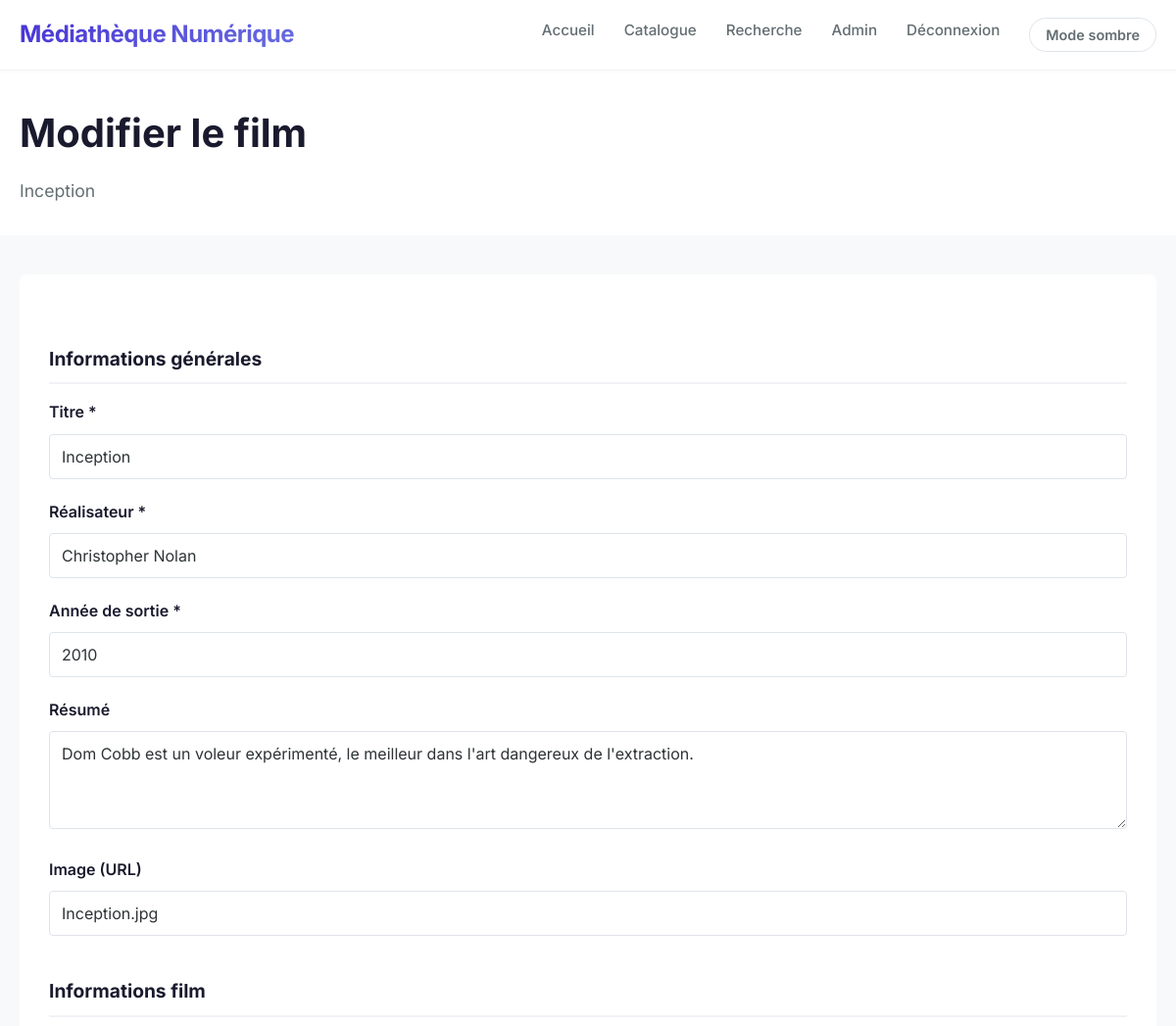
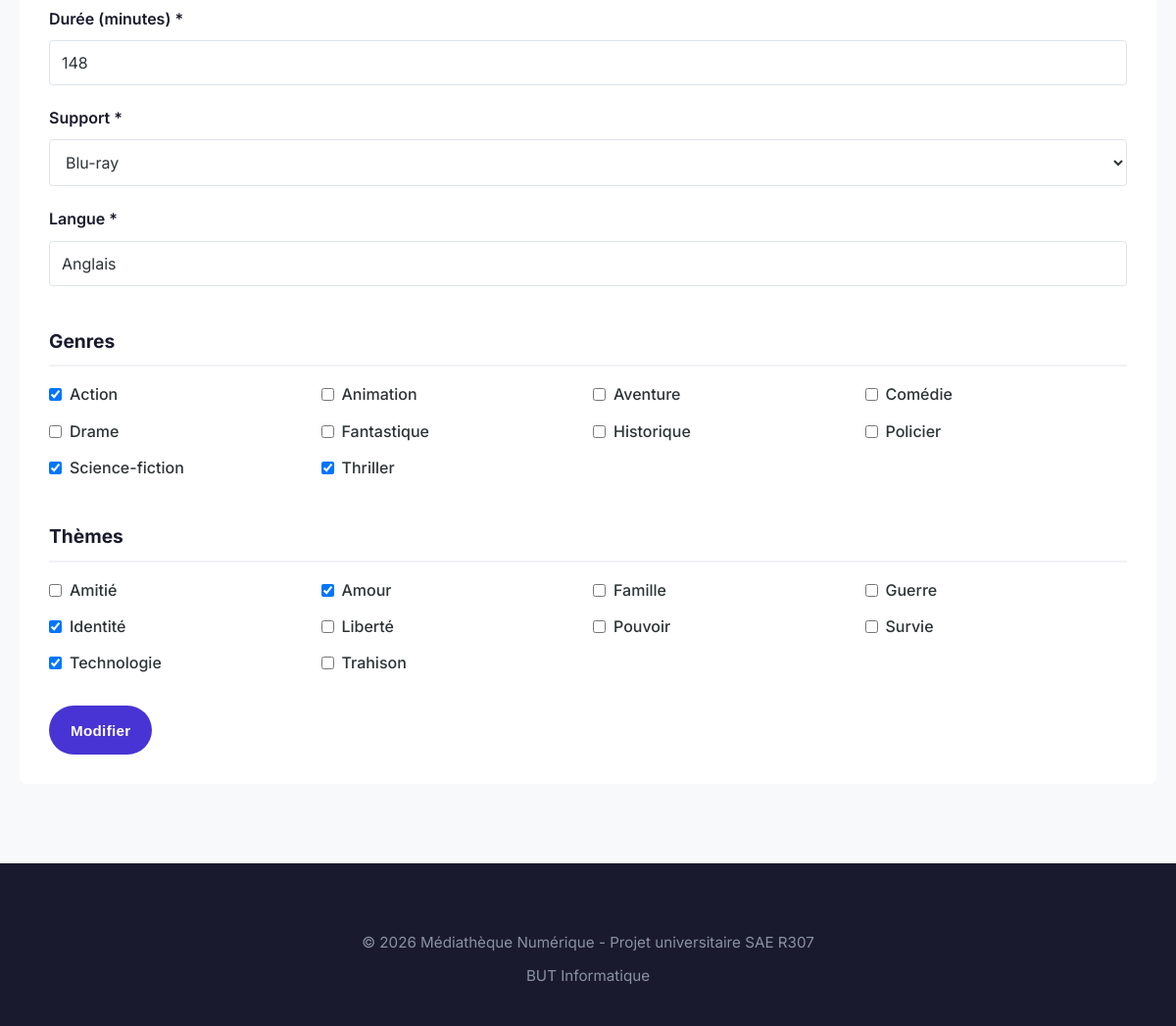
The app's page /index.php?controller=film&action=edit&id=6 (signed in) with its own data (2 pictures, top to bottom).
### tables this page shows
CREATE TABLE film (
    id_ressource INT PRIMARY KEY,
    duree INT NOT NULL,
    support ENUM('DVD', 'Blu-ray', 'Streaming') NOT NULL,
    langue VARCHAR(50) NOT NULL,
    sous_titres VARCHAR(255),
    propose_par ENUM('Arte', 'UniversCiné', 'CNC', 'Médiathèque numérique') NULL,
    casting TEXT,
    CONSTRAINT fk_film_ressource FOREIGN KEY (id_ressource)
        REFERENCES ressource(id_ressource)
        ON DELETE CASCADE
);

CREATE TABLE ressource (
    id_ressource INT AUTO_INCREMENT PRIMARY KEY,
    type ENUM('livre', 'film') NOT NULL,
    titre VARCHAR(255) NOT NULL,
    auteur_realisateur VARCHAR(255) NOT NULL,
    annee SMALLINT NOT NULL,   
    resume TEXT,
    image_url VARCHAR(255),
    pays VARCHAR(100),
    date_ajout DATETIME NOT NULL DEFAULT CURRENT_TIMESTAMP,
    INDEX idx_type (type),
    INDEX idx_titre (titre),
    INDEX idx_auteur_realisateur (auteur_realisateur),
    INDEX idx_date_ajout (date_ajout)
);

CREATE TABLE genre (
    id_genre INT AUTO_INCREMENT PRIMARY KEY,
    nom VARCHAR(100) NOT NULL UNIQUE
);

CREATE TABLE theme (
    id_theme INT AUTO_INCREMENT PRIMARY KEY,
    nom VARCHAR(100) NOT NULL UNIQUE
);

### core/Controller.php (called while the page is built, shortened)
<?php
class Controller {
    protected function render($view, $data = [], $title = null) {
        extract($data);
        require_once __DIR__ . '/../app/views/' . $view . '.php';
        require_once __DIR__ . '/../app/views/layout.php';
    }
}

### app/controllers/FilmController.php (called while the page is built, shortened)
<?php
require_once __DIR__ . '/../models/Film.php';
require_once __DIR__ . '/../models/Genre.php';
require_once __DIR__ . '/../models/Theme.php';
class FilmController extends Controller {
    private $filmModel;
    private $genreModel;
    private $themeModel;
    public function __construct() {
        $this->filmModel = new Film();
        $this->genreModel = new Genre();
        $this->themeModel = new Theme();
    }
    public function edit() {
        $id = (int)$_GET['id'];
        $film = $this->filmModel->findByIdWithDetails($id);
        $genres = $this->genreModel->getAll();
        $themes = $this->themeModel->getAll();
        $selectedGenres = $this->filmModel->getGenreIds($id);
        $selectedThemes = $this->filmModel->getThemeIds($id);
        $this->render('admin/film/edit', [
            'film' => $film,
            'genres' => $genres,
            'themes' => $themes,
            'selectedGenres' => $selectedGenres,
            'selectedThemes' => $selectedThemes
        ], 'Modifier un film');
    }
}

### core/Router.php (called while the page is built, shortened)
<?php
class Router {
    public function dispatch($controller, $action) {
        $controllerInstance = new $controllerClass();
        $controllerInstance->$action();
    }
}

### index.php (called while the page is built, shortened)
<?php
$isProduction = (
    isset($_SERVER['HTTP_HOST']) && (
        strpos($_SERVER['HTTP_HOST'], 'unice.fr') !== false ||
        strpos($_SERVER['HTTP_HOST'], 'linserv') !== false ||
        strpos($_SERVER['HTTP_HOST'], 'iut') !== false
    )
);
try {
    require_once __DIR__ . '/config/config.php';
    require_once __DIR__ . '/core/Controller.php';
    require_once __DIR__ . '/core/Database.php';
    require_once __DIR__ . '/core/Model.php';
    require_once __DIR__ . '/core/Router.php';
    $controller = $_GET['controller'] ?? 'home';
    $action = $_GET['action'] ?? 'index';
    $router = new Router();
    $router->dispatch($controller, $action);
} catch (Exception $e) {
    error_log("Erreur fatale dans index.php: " . $e->getMessage());
    if ($isProduction) {
        http_response_code(500);
        echo '<!DOCTYPE html>
<html lang="fr">
<head>
    <meta charset="UTF-8">
    <title>Erreur - Médiathèque</title>
    <style>
        body { font-family: Arial, sans-serif; text-align: center; padding: 50px; }
        h1 { color: #e74c3c; }
    </style>
</head>
<body>
    <h1>Une erreur est survenue</h1>
    <p>Veuillez contacter l\'administrateur ou réessayer ultérieurement.</p>
    <p><a href="index.php">Retour à l\'accueil</a></p>
</body>
</html>';
    } else {
        http_response_code(500);
        echo '<!DOCTYPE html>
<html lang="fr">
<head>
    <meta charset="UTF-8">
    <title>Erreur - Mode Développement</title>
    <style>
        body { font-family: monospace; padding: 20px; background: #f5f5f5; }
        .error { background: #fff; border: 2px solid #e74c3c; padding: 20px; border-radius: 8px; }
        h1 { color: #e74c3c; }
        pre { background: #2c3e50; color: #ecf0f1; padding: 15px; border-radius: 4px; overflow-x: auto; }
    </style>
</head>
<body>
    <div class="error">
        <h1>Erreur 500 - Erreur serveur</h1>
        <p><strong>Message :</strong> ' . htmlspecialchars($e->getMessage()) . '</p>
        <p><strong>Fichier :</strong> ' . htmlspecialchars($e->getFile()) . '</p>
        <p><strong>Ligne :</strong> ' . $e->getLine() . '</p>
        <h3>Stack trace :</h3>
        <pre>' . htmlspecialchars($e->getTraceAsString()) . '</pre>
        <p><a href="index.php">Retour à l\'accueil</a></p>
    </div>
</body>
</html>';
    }
}

### config/config.php (called while the page is built, shortened)
<?php
function isProduction() {
    $host = $_SERVER['HTTP_HOST'] ?? '';
    return (
        strpos($host, 'unice.fr') !== false ||
        strpos($host, 'linserv') !== false ||
        strpos($host, 'iut') !== false
    );
}
function getPDO() {
    static $pdo = null;
    if ($pdo === null) {
        try {
            if (isProduction()) {
                $host = 'localhost';
                $port = 3306;
                $dbname = 'gm401942_elibrary2';
                $user = 'gm401942';
                $password = 'gm401942';
            } else {
                $host = 'localhost';
                $port = 8889;
                $dbname = 'gm401942_elibrary2';
                $user = 'gm401942';
                $password = 'gm401942';
            }
            $dsn = "mysql:host=$host;port=$port;dbname=$dbname;charset=utf8mb4";
            $pdo = new PDO(
                $dsn,
                $user,
                $password,
                [
                    PDO::ATTR_ERRMODE => PDO::ERRMODE_EXCEPTION,
                    PDO::ATTR_DEFAULT_FETCH_MODE => PDO::FETCH_ASSOC,
                    PDO::ATTR_EMULATE_PREPARES => false,
                    PDO::MYSQL_ATTR_INIT_COMMAND => "SET NAMES utf8mb4"
                ]
            );
        } catch (PDOException $e) {
            error_log("Erreur PDO: " . $e->getMessage());
            if (isProduction()) {
                die('Erreur de connexion à la base de données. Veuillez contacter l\'administrateur.');
            } else {
                die('Erreur de connexion à la base de données : ' . $e->getMessage() . '<br>DSN: ' . ($dsn ?? 'non défini'));
            }
        }
    }
    return $pdo;
}

### core/Database.php (called while the page is built, shortened)
<?php
class Database {
    private static $instance = null;
    public static function getInstance() {
        if (self::$instance === null) {
            try {
                self::$instance = getPDO();
            } catch (Exception $e) {
                error_log("Database::getInstance() - Erreur: " . $e->getMessage());
                throw new Exception("Impossible de se connecter à la base de données: " . $e->getMessage());
            }
        }
        return self::$instance;
    }
}
?>

### core/Model.php (called while the page is built, shortened)
<?php
abstract class Model {
    public function __construct() {
        $this->pdo = Database::getInstance();
    }
}

### app/models/Film.php (called while the page is built, shortened)
<?php
class Film extends Model {
    public function findByIdWithDetails($id) {
        $sql = "SELECT r.*, f.duree, f.support, f.langue
                FROM ressource r
                JOIN film f ON r.id_ressource = f.id_ressource
                WHERE r.id_ressource = ?";
        $stmt = $this->pdo->prepare($sql);
        $stmt->execute([$id]);
        return $stmt->fetch(PDO::FETCH_ASSOC);
    }
    public function getGenreIds($id) {
        $sql = "SELECT id_genre FROM ressource_genre WHERE id_ressource = ?";
        $stmt = $this->pdo->prepare($sql);
        $stmt->execute([$id]);
        return $stmt->fetchAll(PDO::FETCH_COLUMN);
    }
    public function getThemeIds($id) {
        $sql = "SELECT id_theme FROM ressource_theme WHERE id_ressource = ?";
        $stmt = $this->pdo->prepare($sql);
        $stmt->execute([$id]);
        return $stmt->fetchAll(PDO::FETCH_COLUMN);
    }
}

### app/models/Genre.php (called while the page is built, shortened)
<?php
require_once __DIR__ . '/../../core/Model.php';
class Genre extends Model {
    public function getAll() {
        $sql = "SELECT * FROM genre ORDER BY nom ASC";
        $stmt = $this->pdo->query($sql);
        return $stmt->fetchAll(PDO::FETCH_ASSOC);
    }
}

### app/models/Theme.php (called while the page is built, shortened)
<?php
require_once __DIR__ . '/../../core/Model.php';
class Theme extends Model {
    public function getAll() {
        $sql = "SELECT * FROM theme ORDER BY nom ASC";
        $stmt = $this->pdo->query($sql);
        return $stmt->fetchAll(PDO::FETCH_ASSOC);
    }
}

### app/views/admin/film/edit.php (the view, shortened to what this page needs)
<?php
$oldGenres = $_SESSION['old']['genres'] ?? null;
$oldThemes = $_SESSION['old']['themes'] ?? null;
$checkedGenres = is_array($oldGenres) ? $oldGenres : $selectedGenres;
$checkedThemes = is_array($oldThemes) ? $oldThemes : $selectedThemes;
?>
<div class="page-header">
    <div class="container">
        <h1>Modifier le film</h1>
        <p><?= htmlspecialchars($film['titre'], ENT_QUOTES, 'UTF-8') ?></p>
    </div>
</div>
<div class="container">
    <div class="content">
        <form method="POST" action="index.php?controller=film&action=editPost">
            <h2 class="form-section-title">Informations générales</h2>
            <div class="form-group">
                <label for="titre">Titre *</label>
                <input
                    type="text"
                    id="titre"
                    name="titre"
                    class="form-control"
                    value="<?= htmlspecialchars($_SESSION['old']['titre'] ?? $film['titre'], ENT_QUOTES, 'UTF-8') ?>"
                    maxlength="255"
                    required
                >
            </div>
            <div class="form-group">
                <label for="auteur_realisateur">Réalisateur *</label>
                <input
                    type="text"
                    id="auteur_realisateur"
                    name="auteur_realisateur"
                    class="form-control"
                    value="<?= htmlspecialchars($_SESSION['old']['auteur_realisateur'] ?? $film['auteur_realisateur'], ENT_QUOTES, 'UTF-8') ?>"
                    maxlength="255"
                    required
                >
            </div>
            <div class="form-group">
                <label for="annee">Année de sortie *</label>
                <input
                    type="number"
                    id="annee"
                    name="annee"
                    class="form-control"
                    value="<?= htmlspecialchars($_SESSION['old']['annee'] ?? $film['annee'], ENT_QUOTES, 'UTF-8') ?>"
                    min="1800"
                    max="2100"
                    required
                >
            </div>
            <div class="form-group">
                <label for="resume">Résumé</label>
                <textarea
                    id="resume"
                    name="resume"
                    class="form-control"
                    maxlength="5000"
                ><?= htmlspecialchars($_SESSION['old']['resume'] ?? $film['resume'], ENT_QUOTES, 'UTF-8') ?></textarea>
            </div>
            <div class="form-group">
                <label for="image_url">Image (URL)</label>
                <input
                    type="text"
                    id="image_url"
                    name="image_url"
                    class="form-control"
                    value="<?= htmlspecialchars($_SESSION['old']['image_url'] ?? $film['image_url'], ENT_QUOTES, 'UTF-8') ?>"
                    maxlength="255"
                >
            </div>
            <h2 class="form-section-title">Informations film</h2>
            <div class="form-group">
                <label for="duree">Durée (minutes) *</label>
                <input
                    type="number"
                    id="duree"
                    name="duree"
                    class="form-control"
                    value="<?= htmlspecialchars($_SESSION['old']['duree'] ?? $film['duree'], ENT_QUOTES, 'UTF-8') ?>"
                    min="1"
                    max="1000"
                    required
                >
            </div>
            <div class="form-group">
                <label for="support">Support *</label>
                <select id="support" name="support" class="form-control" required>
                    <option value="Blu-ray" <?= (($_SESSION['old']['support'] ?? $film['support']) === 'Blu-ray') ? 'selected' : '' ?>>Blu-ray</option>
                </select>
            </div>
            <div class="form-group">
                <label for="langue">Langue *</label>
                <input
                    type="text"
                    id="langue"
                    name="langue"
                    class="form-control"
                    value="<?= htmlspecialchars($_SESSION['old']['langue'] ?? $film['langue'], ENT_QUOTES, 'UTF-8') ?>"
                    maxlength="50"
                    required
                >
            </div>
            <h2 class="form-section-title">Genres</h2>
            <div class="checkbox-grid">
                <?php if (empty($genres)): ?>
                    <p style="color: #7f8c8d;">Aucun genre disponible</p>
                <?php else: ?>
                    <?php foreach ($genres as $genre): ?>
                        <label>
                            <input
                                type="checkbox"
                                name="genres[]"
                                value="<?= htmlspecialchars($genre['id_genre'], ENT_QUOTES, 'UTF-8') ?>"
                                <?= in_array($genre['id_genre'], $checkedGenres, true) ? 'checked' : '' ?>
                            >
                            <?= htmlspecialchars($genre['nom'], ENT_QUOTES, 'UTF-8') ?>
                        </label>
                    <?php endforeach; ?>
                <?php endif; ?>
            </div>
            <h2 class="form-section-title">Thèmes</h2>
            <div class="checkbox-grid">
                <?php if (empty($themes)): ?>
                    <p style="color: #7f8c8d;">Aucun thème disponible</p>
                <?php else: ?>
                    <?php foreach ($themes as $theme): ?>
                        <label>
                            <input
                                type="checkbox"
                                name="themes[]"
                                value="<?= htmlspecialchars($theme['id_theme'], ENT_QUOTES, 'UTF-8') ?>"
                                <?= in_array($theme['id_theme'], $checkedThemes, true) ? 'checked' : '' ?>
                            >
                            <?= htmlspecialchars($theme['nom'], ENT_QUOTES, 'UTF-8') ?>
                        </label>
                    <?php endforeach; ?>
                <?php endif; ?>
            </div>
            <div class="actions" style="margin-top: 30px;">
                <button type="submit" class="btn btn-primary">Modifier</button>
                <a href="index.php?controller=film&action=index" class="btn btn-secondary">Annuler</a>
            </div>
        </form>
    </div>
</div>

### records on screen
film: id_ressource.titre "Inception", titre "Inception", auteur_realisateur "Christopher Nolan", annee "2010", resume "Dom Cobb est un voleur expérimenté, le meilleur dans l'art dangereux de l'extraction.", image_url "Inception.jpg", duree "148", support "Blu-ray", langue "Anglais"
genre: id_genre "☑", nom "Action"
genre: nom "Animation"
genre: nom "Aventure"
genre: nom "Comédie"
genre: nom "Drame"
genre: nom "Fantastique"
genre: nom "Historique"
genre: nom "Policier"
genre: id_genre "☑", nom "Science-fiction"
genre: id_genre "☑", nom "Thriller"
theme: nom "Amitié"
theme: id_theme "☑", nom "Amour"
theme: nom "Famille"
theme: nom "Guerre"
theme: id_theme "☑", nom "Identité"
theme: nom "Liberté"
theme: nom "Pouvoir"
theme: nom "Survie"
theme: id_theme "☑", nom "Technologie"
theme: nom "Trahison"
